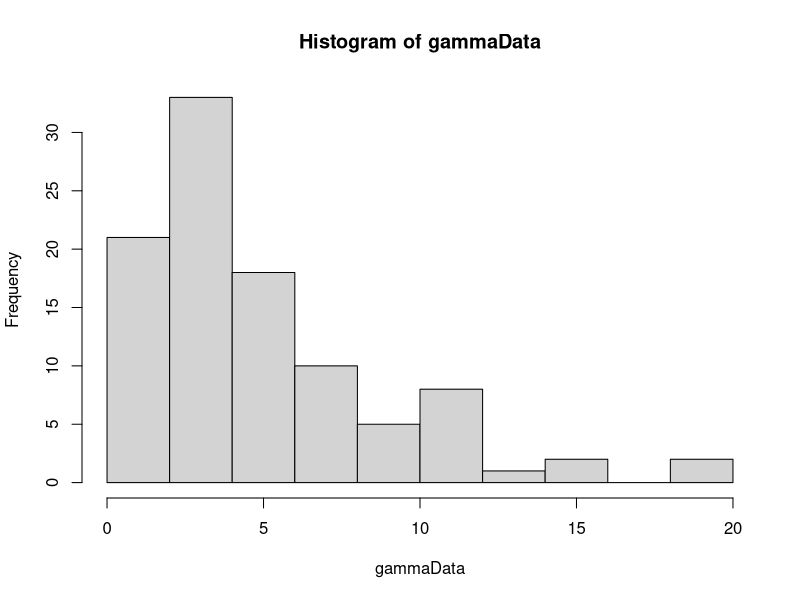
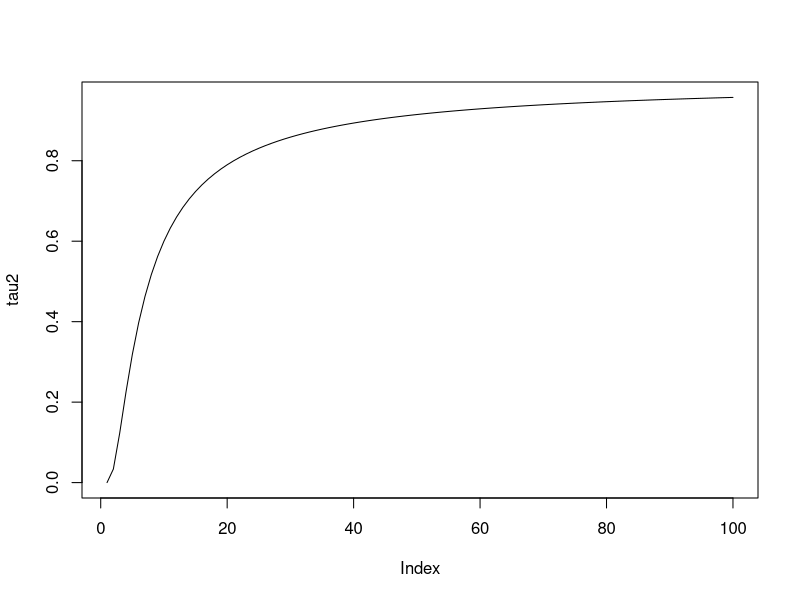
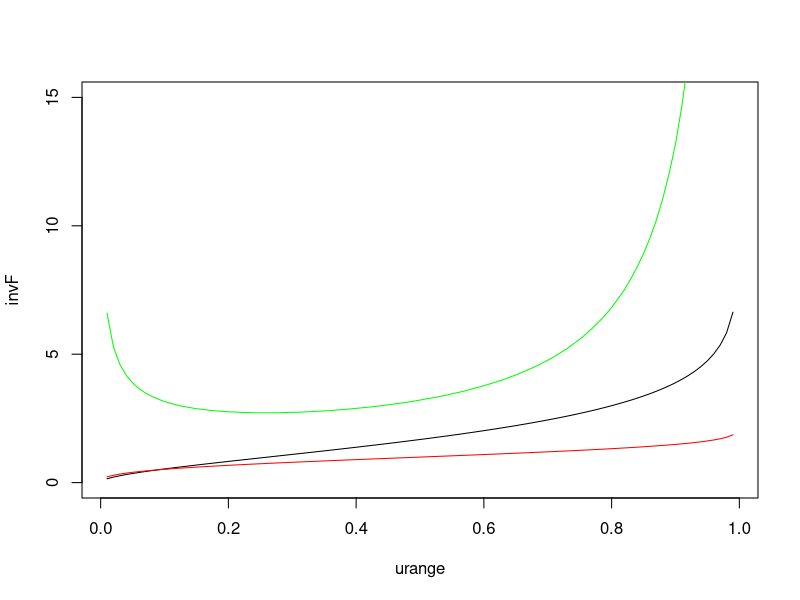

Recreate these plots in R, in order.
library(MCMCpack)


calcWeight <- function(gammaInv, diffGammaInv) {
  weight = (1/length(gammaInv))*(sum(diffGammaInv/gammaInv)) - sum(diffGammaInv)/sum(gammaInv)
  return(weight)
}

invGammaCumulative <- function(u, alpha) {
  x = 0
  stepSize = 0.1
  tolerance = 0.00001
  direction = 1
  integralValue = 0
  
  while(abs(integralValue - u) > tolerance){
    x = x + direction*stepSize
    if(x<0) {
      x = 0
      direction = 1
    }
    
    if(method == "integrate") {
      integral = integrate(gammaDensity, 0, x)
      integralValue = integral$value  
    } else if(method == "pgamma") {
      integral = pgamma(x, shape=alpha, scale=1)
      integralValue = integral
    }
    
    
    # Going left and pass the point
    if ((u > integralValue) && (direction == -1)) {
      stepSize = stepSize/2
      direction = 1
    }
    
    # Going right and pass the point
    if ((u < integralValue) && (direction == 1)) {
      stepSize = stepSize/2
      direction = -1
    }
  }
  return(x)
}

diffInvGammaCumulative <- function(u) {
  if(u+hStep < 1) {
    firstPoint = invGammaCumulative(u, alpha)
    secondPoint = invGammaCumulative(u+hStep, alpha)
    return((secondPoint - firstPoint)/hStep)  
  } else {
    firstPoint = invGammaCumulative(u-hStep, alpha)
    secondPoint = invGammaCumulative(u, alpha)
    return((secondPoint - firstPoint)/hStep)  
  }
}

calcDerivateFunction <- function(u, alphaValue) {
 largeFInv = invGammaCumulative(u, alphaValue)
 integralPart = integrate(integralFunction, 0, largeFInv)
 print(integralPart$value)
 return((digamma(alphaValue)*u - integralPart$value)*gamma(alphaValue)/((largeFInv^(alphaValue - 1))*exp(-largeFInv)))
}

integralFunction <- function(y) {
  return(log(y)*(y^(alphaValue - 1))*exp(-y)/gamma(alphaValue))
}

gammaDensity <- function(x) {
  return(dgamma(x, alpha,1))  
}

findAlpha <- function(s2, u) {
  alphaValue = 0.1
  stepSize = 10
  direction = 1
  tolerance = 0.0001
  tau2Value = 0
  
  while(abs(s2 - tau2Value) > tolerance) {
    alphaValue = alphaValue + direction*stepSize
    if(alphaValue<=0) {
      alphaValue = 0.1
      direction = 1
    }
    
    tau2Value = calcValueTau2(u, alphaValue)
    
    if ((s2 > tau2Value) && (direction == -1)) {
      stepSize = stepSize/2
      direction = 1
    }
    
    if ((s2 < tau2Value) && (direction == 1)) {
      stepSize = stepSize/2
      direction = -1
    }
    
  }
  return(alphaValue)
}

findBeta <- function(s1, u, alphaValue) {
  largeFInv = rep(0, length(u))
  for(i in 1:length(u)) {
    largeFInv[i] = invGammaCumulative(u[i], alphaValue)
  }
  return(s1*length(u)/(sum(largeFInv)))
}

calcValueTau2 <- function(u, alphaValue) {
  largeFInv = rep(0, length(u))
  for(i in 1:length(u)) {
    largeFInv[i] = invGammaCumulative(u[i], alphaValue)
  }
  return(length(u)*((prod(largeFInv))^(1/length(u)))/sum(largeFInv))
}

calcValueTau2Method2 <- function(x) {
  return(length(x)*((prod(x))^(1/length(x)))/sum(x))
}

alpha = 2
beta = 2
hStep = 0.01
method = "pgamma"
NUM_SAMPLES = 1000
NUM_POINTS = 100

# Generate data
gammaData = rgamma(NUM_POINTS, shape=alpha, scale = beta)
hist(gammaData)
# Calculation of statistics
s1 = sum(gammaData)/NUM_POINTS
s2 = NUM_POINTS*((prod(gammaData))^(1/NUM_POINTS))/sum(gammaData)

# Plot of tau 2 with respect to alpha
alpharange = seq(0.1 , 10, by = 0.1)
tau2 = rep(0, length(alpharange))
u = runif(NUM_POINTS)
for(i in 1:length(alpharange)) {
  tau2[i]= calcValueTau2(u, alpharange[i])
}
plot(tau2, type="l")

# Plot of derivatve of inverse cumulative distribution and the cumulative function
alphaValue = alpha
urange = seq(0.01, 0.99, by=0.01)
diff1 = rep(0, length(urange))
diff2 = rep(0, length(urange))
invF = rep(0, length(urange))
for(i in 1:length(urange)) {
  invF[i] = invGammaCumulative(urange[i], alpha)
  diff1[i] = calcDerivateFunction(urange[i], alphaValue)
  diff2[i] = diffInvGammaCumulative(urange[i])
}
plot(urange, invF, type="l", ylim=c(0, 15))
lines(urange, diff1, col="red")
lines(urange, diff2, col="green")


# Generation of new sample
u = runif(NUM_POINTS)
estAlpha = findAlpha(s2, u)
estBeta = findBeta(s1, u, estAlpha)
